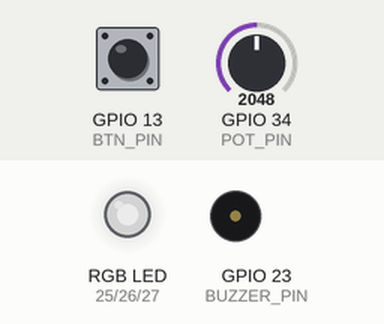
This sketch was run on a simulated ESP32. Parts: an RGB LED mixed from three pins (HIGH = lit), buzzer (waves = sounding). The inputs (shaded band) are chosen by the test bench; at power-on: GPIO 13 (BTN_PIN) HIGH, GPIO 34 (POT_PIN) = 2048 (analog values on the 0–4095 scale). Dim RGB values are drawn brighter than linear; what the sketch prints to the serial monitor is not drawn.

Above: at 1.2 s.
1.3 s: GPIO 13 (BTN_PIN) pulled LOW for 0.15 s
At 1.9 s:
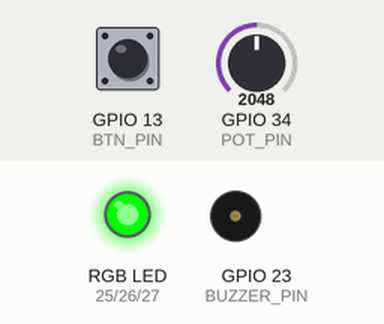
2.9 s: GPIO 34 (POT_PIN) set to 2866
At 3.9 s:
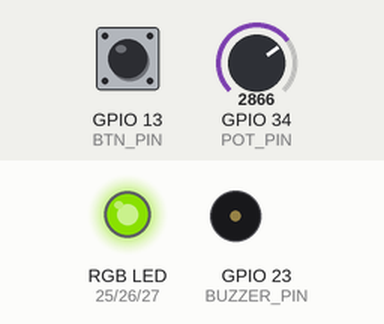
4.4 s: GPIO 13 (BTN_PIN) pulled LOW for 1 s
At 5.0 s:
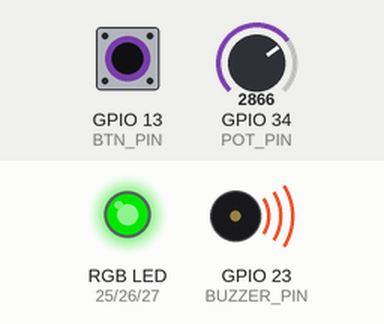
6.9 s: GPIO 13 (BTN_PIN) pulled LOW for 0.15 s
At 8.0 s:
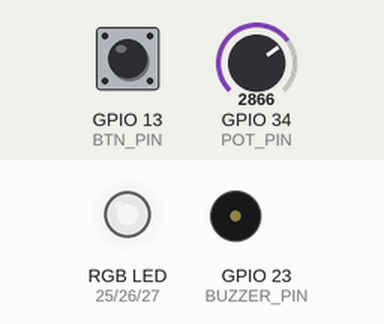
8.5 s: GPIO 34 (POT_PIN) set to 3603
At 9.2 s:
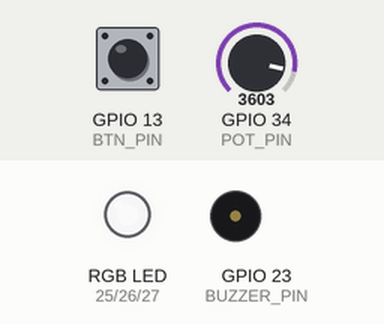
10.0 s: GPIO 34 (POT_PIN) set to 491
At 10.4 s:
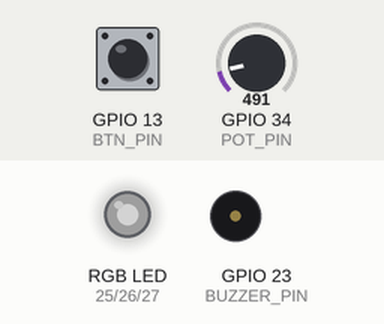
Timing chart, 0 to 12.5 s (numbered marks = the images above; inputs shaded):
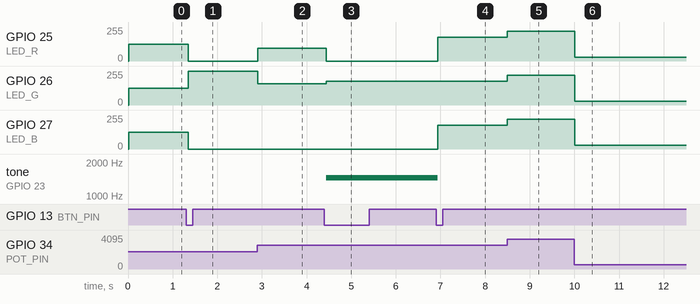

The sketch:

sketch.ino
```cpp
/*
 * 실습 5-5  통합 Analog Monitor (3모드)  —  ESP32 DevKitC V4
 * ------------------------------------------------------------------
 * 회로 : 가변저항 양 끝 3.3V / GND, Wiper → GPIO34
 *        LED R → GPIO25, G → GPIO26, B → GPIO27   (각각 330Ω 직렬)
 *        수동 부저 (+) → GPIO23, (-) → GND
 *        GPIO13 ↔ 푸시버튼 ↔ GND   (모드 변경 LAMP → COLOR → THEREMIN)
 *
 * 모드 : LAMP / COLOR / THEREMIN  (UNO 버전과 동일)
 * 코어 : analogWrite()·tone() 모두 LEDC 사용 → Arduino-ESP32 코어 3.x 권장
 */

const int POT_PIN = 34;
const int LED_R = 25, LED_G = 26, LED_B = 27;
const int BUZZER_PIN = 23;
const int BTN_PIN = 13;
const int ADC_MAX = 4095;

enum Mode { MODE_LAMP, MODE_COLOR, MODE_THEREMIN };
const char* MODE_NAME[] = {"LAMP", "COLOR", "THEREMIN"};
Mode mode = MODE_LAMP;

int adc = 0, pct = 0, r = 0, g = 0, b = 0, freq = 0, lastFreq = 0;
unsigned long lastSampleMs = 0, lastPrintMs = 0;

const unsigned long DEBOUNCE_MS = 30;
int lastReading = HIGH, stableState = HIGH;
unsigned long lastChangeMs = 0;

bool buttonPressed() {
  int reading = digitalRead(BTN_PIN);
  if (reading != lastReading) { lastChangeMs = millis(); lastReading = reading; }
  if (millis() - lastChangeMs >= DEBOUNCE_MS && reading != stableState) {
    stableState = reading;
    return stableState == LOW;
  }
  return false;
}

void computeOutputs() {
  pct = (long)adc * 100 / ADC_MAX;
  int pwm = map(adc, 0, ADC_MAX, 0, 255);
  freq = 0;
  switch (mode) {
    case MODE_LAMP:
      r = g = b = pwm;
      break;
    case MODE_COLOR:
      if (pct < 50) { g = (int)(pct * 255.0 / 50 + 0.5); b = 255 - g; r = 0; }
      else          { r = (int)((pct - 50) * 255.0 / 50 + 0.5); g = 255 - r; b = 0; }
      break;
    case MODE_THEREMIN:
      freq = (200 + (long)adc * 1800 / ADC_MAX) / 10 * 10;
      r = 0; g = pwm; b = 0;
      break;
  }
}

void applyOutputs() {
  analogWrite(LED_R, r); analogWrite(LED_G, g); analogWrite(LED_B, b);
  if (mode == MODE_THEREMIN) {
    if (freq != lastFreq) { tone(BUZZER_PIN, freq); lastFreq = freq; }
  } else if (lastFreq != 0) {
    noTone(BUZZER_PIN); lastFreq = 0;
  }
}

void setup() {
  Serial.begin(115200);
  pinMode(BTN_PIN, INPUT_PULLUP);
  analogReadResolution(12);
  Serial.println("# 실습 5-5 Analog Monitor (ESP32) - 버튼: LAMP → COLOR → THEREMIN");
}

void loop() {
  if (buttonPressed()) {
    mode = (Mode)((mode + 1) % 3);
    Serial.printf("# MODE -> %s\n", MODE_NAME[mode]);
  }

  if (millis() - lastSampleMs >= 20) {
    lastSampleMs = millis();
    adc = analogRead(POT_PIN);
    computeOutputs();
    applyOutputs();
  }

  if (millis() - lastPrintMs >= 200) {
    lastPrintMs = millis();
    float v = analogReadMilliVolts(POT_PIN) / 1000.0;
    Serial.printf("MODE=%s ADC=%d V=%.2f Level=%d%% RGB=%d/%d/%d Freq=%d\n",
                  MODE_NAME[mode], adc, v, pct, r, g, b, freq);
  }
}
```

Measured:
- after the input at 1.3 s, GPIO 25 (LED_R), GPIO 27 (LED_B): 127/255 → 0/255 after 0.05 s; GPIO 26 (LED_G): 127/255 → 255/255 after 0.05 s
- after the input at 2.9 s, GPIO 25 (LED_R): 0/255 → 97/255 at once; GPIO 26 (LED_G): 255/255 → 158/255 at once
- after the input at 4.4 s, GPIO 25 (LED_R): 97/255 → 0/255 at once; GPIO 26 (LED_G): 158/255 → 178/255 at once; tone on GPIO 23 (BUZZER_PIN): silent → 1450 Hz at once
- after the input at 6.9 s, GPIO 25 (LED_R), GPIO 27 (LED_B): 0/255 → 178/255 at once; tone on GPIO 23 (BUZZER_PIN): 1450 Hz → silent at once
- after the input at 8.5 s, GPIO 25 (LED_R), GPIO 26 (LED_G), GPIO 27 (LED_B): 178/255 → 224/255 at once
- after the input at 10.0 s, GPIO 25 (LED_R), GPIO 26 (LED_G), GPIO 27 (LED_B): 224/255 → 30/255 at once
